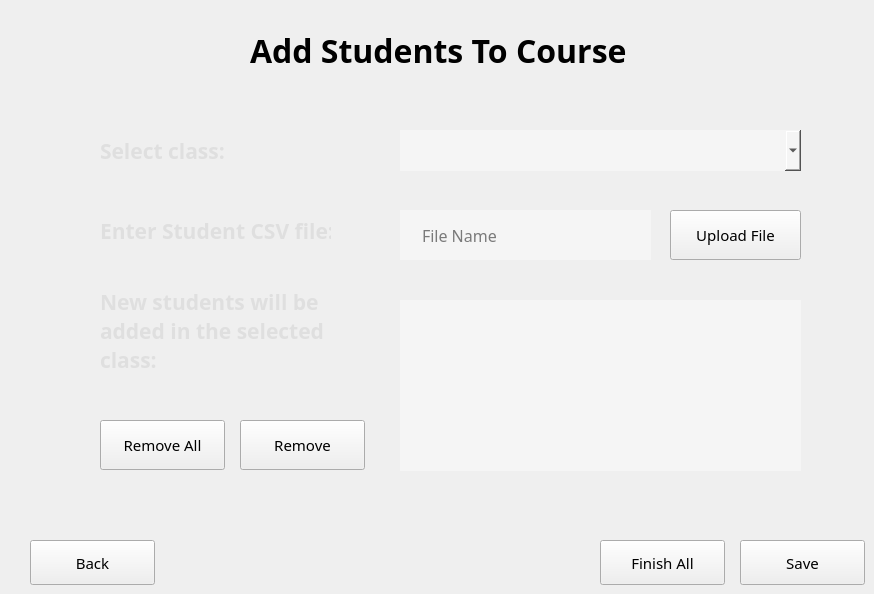
    <widget class="QWidget" name="pageAddStudentToCourseUsingFile">
     <property name="styleSheet">
      <string notr="true">QWidget#pageAddStudentToCourseUsingFile{
	border-image: url(:/assets/blue-gradient.png) 0 0 0 0 stretch stretch;
}
</string>
     </property>
     <widget class="QLabel" name="labelStudentInCourse_7">
      <property name="geometry">
       <rect>
        <x>250</x>
        <y>30</y>
        <width>401</width>
        <height>41</height>
       </rect>
      </property>
      <property name="font">
       <font>
        <family>Segoe UI Semibold</family>
        <pointsize>24</pointsize>
        <bold>true</bold>
       </font>
      </property>
      <property name="styleSheet">
       <string notr="true">color: rgb(0, 0, 0);</string>
      </property>
      <property name="text">
       <string>Add Students To Course</string>
      </property>
     </widget>
     <widget class="QPushButton" name="btnSave_StartSchoolYear_3">
      <property name="geometry">
       <rect>
        <x>740</x>
        <y>540</y>
        <width>125</width>
        <height>45</height>
       </rect>
      </property>
      <property name="font">
       <font>
        <family>Segoe UI Semibold</family>
        <pointsize>11</pointsize>
        <italic>false</italic>
        <bold>false</bold>
        <kerning>true</kerning>
       </font>
      </property>
      <property name="cursor">
       <cursorShape>PointingHandCursor</cursorShape>
      </property>
      <property name="styleSheet">
       <string notr="true">QPushButton#btnSave_StartSchoolYear {
background-color: rgb(255, 196, 54);
color: rgb(0, 0, 0);
border: none;
}

QPushButton#btnSave_StartSchoolYear:hover {
background-color: rgb(229, 176, 48);
color: rgb(0, 0, 0);
border: none;
}</string>
      </property>
      <property name="text">
       <string>Save</string>
      </property>
      <property name="autoDefault">
       <bool>false</bool>
      </property>
      <property name="default">
       <bool>false</bool>
      </property>
      <property name="flat">
       <bool>false</bool>
      </property>
     </widget>
     <widget class="QPushButton" name="btnFinishAll_StartSchoolYear_4">
      <property name="geometry">
       <rect>
        <x>600</x>
        <y>540</y>
        <width>125</width>
        <height>45</height>
       </rect>
      </property>
      <property name="font">
       <font>
        <family>Segoe UI Semibold</family>
        <pointsize>11</pointsize>
        <italic>false</italic>
        <bold>false</bold>
        <kerning>true</kerning>
       </font>
      </property>
      <property name="cursor">
       <cursorShape>PointingHandCursor</cursorShape>
      </property>
      <property name="styleSheet">
       <string notr="true">QPushButton#btnFinishAll_StartSchoolYear_2 {
background-color: rgb(12, 53, 106);
color: rgb(223, 223, 223);
border: none;
}

QPushButton#btnFinishAll_StartSchoolYear_2:hover {
background-color: rgb(14, 63, 127);
color: rgb(223, 223, 223);
border: none;
}</string>
      </property>
      <property name="text">
       <string>Finish All</string>
      </property>
      <property name="autoDefault">
       <bool>false</bool>
      </property>
      <property name="default">
       <bool>false</bool>
      </property>
      <property name="flat">
       <bool>false</bool>
      </property>
     </widget>
     <widget class="QFrame" name="frameProcedure_3">
      <property name="geometry">
       <rect>
        <x>50</x>
        <y>90</y>
        <width>801</width>
        <height>421</height>
       </rect>
      </property>
      <property name="styleSheet">
       <string notr="true">QFrame#frameProcedure_3 {
border-image: url(:/assets/blue-gradient-xswap.png) 0 0 0 0 stretch stretch;
border: none;
}

</string>
      </property>
      <property name="frameShape">
       <enum>QFrame::StyledPanel</enum>
      </property>
      <property name="frameShadow">
       <enum>QFrame::Raised</enum>
      </property>
      <widget class="QLabel" name="labelHighestScore_29">
       <property name="geometry">
        <rect>
         <x>50</x>
         <y>120</y>
         <width>231</width>
         <height>41</height>
        </rect>
       </property>
       <property name="font">
        <font>
         <family>Segoe UI Semibold</family>
         <pointsize>16</pointsize>
         <bold>true</bold>
        </font>
       </property>
       <property name="styleSheet">
        <string notr="true">color: rgb(223, 223, 223);</string>
       </property>
       <property name="text">
        <string>Enter Student CSV file:</string>
       </property>
      </widget>
      <widget class="QFrame" name="frameStudentFile_3">
       <property name="geometry">
        <rect>
         <x>350</x>
         <y>120</y>
         <width>251</width>
         <height>50</height>
        </rect>
       </property>
       <property name="styleSheet">
        <string notr="true">QFrame#frameStudentFile_3 {
background-color: whitesmoke;
border: none;
}
</string>
       </property>
       <property name="frameShape">
        <enum>QFrame::StyledPanel</enum>
       </property>
       <property name="frameShadow">
        <enum>QFrame::Raised</enum>
       </property>
       <widget class="QLineEdit" name="txtClassName_10">
        <property name="geometry">
         <rect>
          <x>20</x>
          <y>10</y>
          <width>211</width>
          <height>31</height>
         </rect>
        </property>
        <property name="font">
         <font>
          <family>Segoe UI Semibold</family>
          <pointsize>12</pointsize>
         </font>
        </property>
        <property name="styleSheet">
         <string notr="true">border: none;
color: rgb(0, 0, 0);
background-color: whitesmoke;

</string>
        </property>
        <property name="text">
         <string/>
        </property>
        <property name="placeholderText">
         <string>File Name</string>
        </property>
       </widget>
      </widget>
      <widget class="QPushButton" name="btnAddFileStudent_3">
       <property name="geometry">
        <rect>
         <x>620</x>
         <y>120</y>
         <width>131</width>
         <height>50</height>
        </rect>
       </property>
       <property name="font">
        <font>
         <family>Segoe UI Semibold</family>
         <pointsize>11</pointsize>
         <italic>false</italic>
         <bold>false</bold>
         <kerning>true</kerning>
        </font>
       </property>
       <property name="cursor">
        <cursorShape>PointingHandCursor</cursorShape>
       </property>
       <property name="styleSheet">
        <string notr="true">QPushButton#btnAddFileStudent {
background-color: rgb(12, 53, 106);
color: rgb(223, 223, 223);
border: none;
}

QPushButton#btnAddFileStudent:hover {
background-color: rgb(14, 63, 127);
color: rgb(223, 223, 223);
border: none;
}</string>
       </property>
       <property name="text">
        <string>Upload File</string>
       </property>
       <property name="autoDefault">
        <bool>false</bool>
       </property>
       <property name="default">
        <bool>false</bool>
       </property>
       <property name="flat">
        <bool>false</bool>
       </property>
      </widget>
      <widget class="QLabel" name="labelHighestScore_30">
       <property name="geometry">
        <rect>
         <x>50</x>
         <y>190</y>
         <width>261</width>
         <height>101</height>
        </rect>
       </property>
       <property name="font">
        <font>
         <family>Segoe UI Semibold</family>
         <pointsize>16</pointsize>
         <bold>true</bold>
        </font>
       </property>
       <property name="styleSheet">
        <string notr="true">color: rgb(223, 223, 223);</string>
       </property>
       <property name="text">
        <string>New students will be added in the selected class:</string>
       </property>
       <property name="wordWrap">
        <bool>true</bool>
       </property>
      </widget>
      <widget class="QPushButton" name="btnRemoveStudentInClass_3">
       <property name="geometry">
        <rect>
         <x>190</x>
         <y>330</y>
         <width>125</width>
         <height>50</height>
        </rect>
       </property>
       <property name="font">
        <font>
         <family>Segoe UI Semibold</family>
         <pointsize>11</pointsize>
         <italic>false</italic>
         <bold>false</bold>
         <kerning>true</kerning>
        </font>
       </property>
       <property name="cursor">
        <cursorShape>PointingHandCursor</cursorShape>
       </property>
       <property name="styleSheet">
        <string notr="true">QPushButton#btnRemoveStudentInClass{
background-color: rgb(12, 53, 106);
color: rgb(223, 223, 223);
border: none;
}

QPushButton#btnRemoveStudentInClass:hover {
background-color: rgb(14, 63, 127);
color: rgb(223, 223, 223);
border: none;
}</string>
       </property>
       <property name="text">
        <string>Remove</string>
       </property>
       <property name="autoDefault">
        <bool>false</bool>
       </property>
       <property name="default">
        <bool>false</bool>
       </property>
       <property name="flat">
        <bool>false</bool>
       </property>
      </widget>
      <widget class="QPushButton" name="btnRemoveAllStudentInClass_3">
       <property name="geometry">
        <rect>
         <x>50</x>
         <y>330</y>
         <width>125</width>
         <height>50</height>
        </rect>
       </property>
       <property name="font">
        <font>
         <family>Segoe UI Semibold</family>
         <pointsize>11</pointsize>
         <italic>false</italic>
         <bold>false</bold>
         <kerning>true</kerning>
        </font>
       </property>
       <property name="cursor">
        <cursorShape>PointingHandCursor</cursorShape>
       </property>
       <property name="styleSheet">
        <string notr="true">QPushButton#btnRemoveAllStudentInClass {
background-color: rgb(255, 196, 54);
color: rgb(0, 0, 0);
border: none;
}

QPushButton#btnRemoveAllStudentInClass:hover {
background-color: rgb(229, 176, 48);
color: rgb(0, 0, 0);
border: none;
}</string>
       </property>
       <property name="text">
        <string>Remove All</string>
       </property>
       <property name="autoDefault">
        <bool>false</bool>
       </property>
       <property name="default">
        <bool>false</bool>
       </property>
       <property name="flat">
        <bool>false</bool>
       </property>
      </widget>
      <widget class="QFrame" name="frameStudentClass_3">
       <property name="geometry">
        <rect>
         <x>350</x>
         <y>40</y>
         <width>401</width>
         <height>41</height>
        </rect>
       </property>
       <property name="styleSheet">
        <string notr="true">QFrame#frameStudentClass_3 {
background-color: whitesmoke;
border: none;
}
</string>
       </property>
       <property name="frameShape">
        <enum>QFrame::StyledPanel</enum>
       </property>
       <property name="frameShadow">
        <enum>QFrame::Raised</enum>
       </property>
       <widget class="QComboBox" name="comboBoxStudentClass_3">
        <property name="geometry">
         <rect>
          <x>20</x>
          <y>0</y>
          <width>381</width>
          <height>41</height>
         </rect>
        </property>
        <property name="font">
         <font>
          <family>Segoe UI Semibold</family>
          <pointsize>12</pointsize>
         </font>
        </property>
        <property name="styleSheet">
         <string notr="true">border: none;
color: rgb(0, 0, 0);
background-color: whitesmoke;</string>
        </property>
        <property name="currentText">
         <string/>
        </property>
       </widget>
      </widget>
      <widget class="QLabel" name="labelHighestScore_31">
       <property name="geometry">
        <rect>
         <x>50</x>
         <y>40</y>
         <width>231</width>
         <height>41</height>
        </rect>
       </property>
       <property name="font">
        <font>
         <family>Segoe UI Semibold</family>
         <pointsize>16</pointsize>
         <bold>true</bold>
        </font>
       </property>
       <property name="styleSheet">
        <string notr="true">color: rgb(223, 223, 223);</string>
       </property>
       <property name="text">
        <string>Select class:</string>
       </property>
      </widget>
      <widget class="QTableWidget" name="tableNewStudentsInClass_3">
       <property name="geometry">
        <rect>
         <x>350</x>
         <y>210</y>
         <width>401</width>
         <height>171</height>
        </rect>
       </property>
       <property name="styleSheet">
        <string notr="true">background-color: whitesmoke;
border: none;</string>
       </property>
      </widget>
     </widget>
     <widget class="QPushButton" name="btnBackToStartSchoolYear_3">
      <property name="geometry">
       <rect>
        <x>30</x>
        <y>540</y>
        <width>125</width>
        <height>45</height>
       </rect>
      </property>
      <property name="font">
       <font>
        <family>Segoe UI Semibold</family>
        <pointsize>11</pointsize>
        <italic>false</italic>
        <bold>false</bold>
        <kerning>true</kerning>
       </font>
      </property>
      <property name="cursor">
       <cursorShape>PointingHandCursor</cursorShape>
      </property>
      <property name="styleSheet">
       <string notr="true">QPushButton#btnBackToStartSchoolYear {
background-color: rgb(12, 53, 106);
color: rgb(223, 223, 223);
border: none;
}

QPushButton#btnBackToStartSchoolYear:hover {
background-color: rgb(14, 63, 127);
color: rgb(223, 223, 223);
border: none;
}</string>
      </property>
      <property name="text">
       <string>Back</string>
      </property>
      <property name="autoDefault">
       <bool>false</bool>
      </property>
      <property name="default">
       <bool>false</bool>
      </property>
      <property name="flat">
       <bool>false</bool>
      </property>
     </widget>
    </widget>
